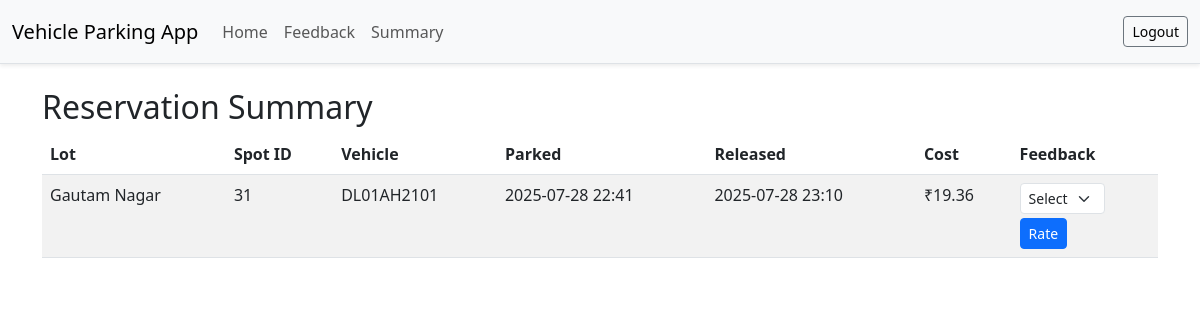
The app's page /user/feedback (signed in), older data.
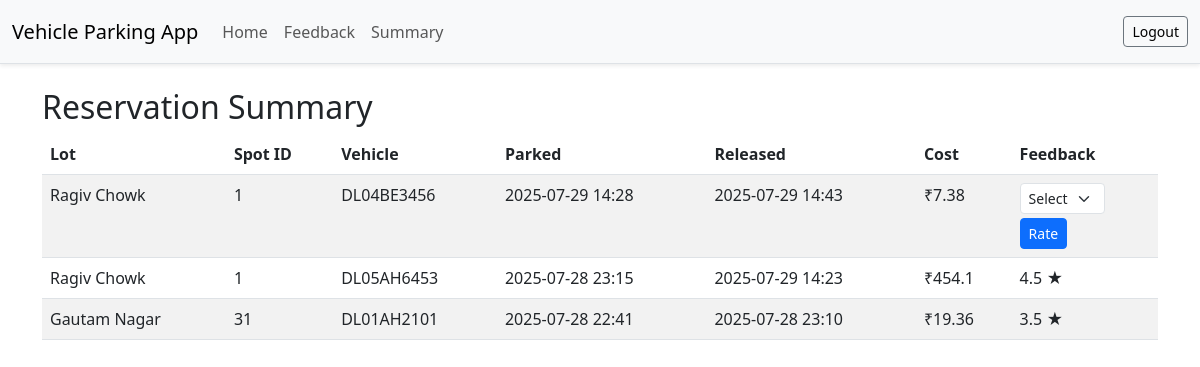
The same page, newer data.
### models.py (models this page shows)
class Reservation(db.Model):
    id = db.Column(db.Integer, primary_key=True)
    user_id = db.Column(db.Integer, db.ForeignKey('user.id'), nullable=False)
    spot_id = db.Column(db.Integer, db.ForeignKey('parking_spot.id'), nullable=False)
    parking_time = db.Column(db.DateTime, nullable=True)
    release_time = db.Column(db.DateTime, nullable=True)
    cost = db.Column(db.Float, nullable=True)
    vehicle_number = db.Column(db.String(20), nullable=False)
    rating = db.Column(db.Float, nullable=True)

class ParkingLot(db.Model):
    id = db.Column(db.Integer, primary_key=True)
    name = db.Column(db.String(100), nullable=False)
    address = db.Column(db.String(200), nullable=False)
    pin_code = db.Column(db.String(10), nullable=False)
    price = db.Column(db.Float, nullable=False)
    max_spots = db.Column(db.Integer, nullable=False)
    spots = db.relationship('ParkingSpot', backref='lot', lazy=True)

class ParkingSpot(db.Model):
    id = db.Column(db.Integer, primary_key=True)
    lot_id = db.Column(db.Integer, db.ForeignKey('parking_lot.id'), nullable=False)
    status = db.Column(db.String(1), nullable=False, default='A')  # A = Available, O = Occupied
    reservations = db.relationship('Reservation', backref='spot', lazy="dynamic")

### app.py (the view)
@app.route('/user/feedback')
def user_feedback():
    if session.get('role') != 'user':
        return redirect(url_for('login'))
    user_id = session.get('user')
    if not isinstance(user_id, int):
        return redirect(url_for('login'))
    reservations = (
        Reservation.query
        .filter_by(user_id=user_id)
        .filter(Reservation.release_time.isnot(None))
        .order_by(Reservation.parking_time.desc())
        .all()
    )
    return render_template('user_feedback.html', reservations=reservations)

### templates/user_feedback.html (shortened to what this page needs)
{% extends "base.html" %}
{% block content %}
<h2>Reservation Summary</h2>
<table class="table table-striped">
    <thead>
        <tr>
            <th>Lot</th>
            <th>Spot ID</th>
            <th>Vehicle</th>
            <th>Parked</th>
            <th>Released</th>
            <th>Cost</th>
            <th>Feedback</th>
        </tr>
    </thead>
    <tbody>
        {% for r in reservations %}
        <tr>
            <td>{{ r.spot.lot.name }}</td>
            <td>{{ r.spot.id }}</td>
            <td>{{ r.vehicle_number }}</td>
            <td>{{ r.parking_time.strftime('%Y-%m-%d %H:%M') }}</td>
            <td>{{ r.release_time.strftime('%Y-%m-%d %H:%M') }}</td>
            <td>₹{{ r.cost or '—' }}</td>
            <td>
                {% if r.rating %}
                    {{ r.rating }} ★
                {% else %}
                    <form method="POST" action="{{ url_for('submit_rating', reservation_id=r.id) }}">
                        <select name="rating" class="form-select form-select-sm" style="width: auto;" required>
                        <option disabled selected>Select</option>
                        </select>
                            <button type="submit" class="btn btn-sm btn-primary mt-1">Rate</button>
                    </form>
                {% endif %}
            </td>
        </tr>
        {% endfor %}
    </tbody>
</table>
{% endblock %}

Row changes from the older to the newer data that the page shows:
added Reservation: spot.lot.name "Ragiv Chowk", spot.id "1", vehicle_number "DL04BE3456", parking_time "2025-07-29 14:28", release_time "2025-07-29 14:43", cost "7.38"
now on this page (row edited): Reservation: spot.lot.name "Ragiv Chowk", spot.id "1", vehicle_number "DL05AH6453", parking_time "2025-07-28 23:15", release_time "2025-07-29 14:23", cost "454.1", rating "4.5"
changed Reservation "DL01AH2101": rating "Select" → "3.5"; rating "Rate" → "★"
